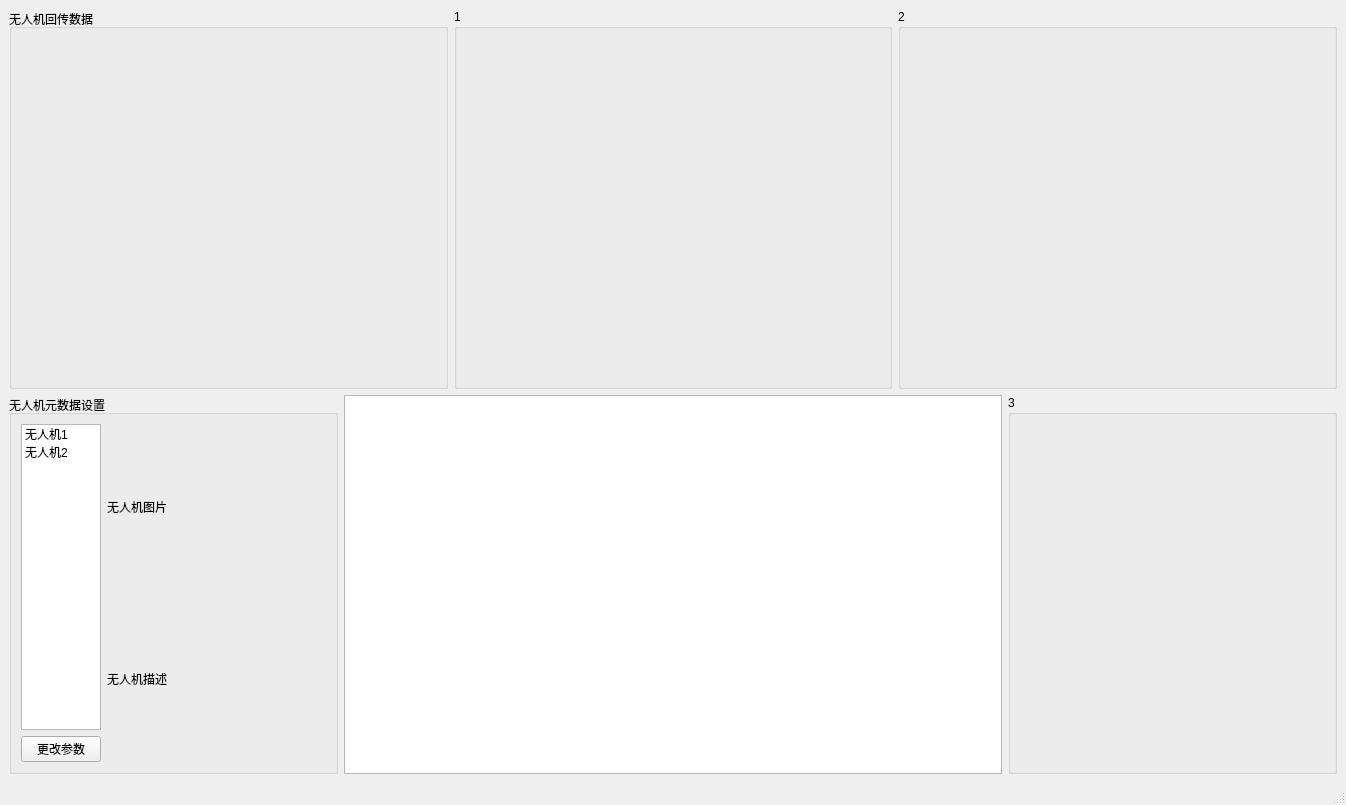
<?xml version="1.0" encoding="UTF-8"?>
<ui version="4.0">
 <class>MainWindow</class>
 <widget class="QMainWindow" name="MainWindow">
  <property name="geometry">
   <rect>
    <x>0</x>
    <y>0</y>
    <width>1346</width>
    <height>805</height>
   </rect>
  </property>
  <property name="windowTitle">
   <string>MainWindow</string>
  </property>
  <widget class="QWidget" name="centralwidget">
   <layout class="QVBoxLayout" name="verticalLayout" stretch="1,1">
    <item>
     <layout class="QHBoxLayout" name="horizontalLayout_2">
      <item>
       <widget class="QGroupBox" name="groupBox_2">
        <property name="title">
         <string>无人机回传数据</string>
        </property>
       </widget>
      </item>
      <item>
       <widget class="QGroupBox" name="groupBox_3">
        <property name="title">
         <string>1</string>
        </property>
       </widget>
      </item>
      <item>
       <widget class="QGroupBox" name="groupBox_4">
        <property name="title">
         <string>2</string>
        </property>
       </widget>
      </item>
     </layout>
    </item>
    <item>
     <layout class="QHBoxLayout" name="horizontalLayout_3" stretch="1,2,1">
      <item>
       <widget class="QGroupBox" name="groupBox">
        <property name="title">
         <string>无人机元数据设置</string>
        </property>
        <layout class="QHBoxLayout" name="horizontalLayout" stretch="1,3">
         <item>
          <layout class="QVBoxLayout" name="verticalLayout_2">
           <item>
            <widget class="QListWidget" name="listWidget">
             <item>
              <property name="text">
               <string>无人机1</string>
              </property>
             </item>
             <item>
              <property name="text">
               <string>无人机2</string>
              </property>
             </item>
            </widget>
           </item>
           <item>
            <widget class="QPushButton" name="pushButton">
             <property name="text">
              <string>更改参数</string>
             </property>
            </widget>
           </item>
          </layout>
         </item>
         <item>
          <layout class="QVBoxLayout" name="verticalLayout_3">
           <item>
            <widget class="QLabel" name="label">
             <property name="text">
              <string>无人机图片</string>
             </property>
            </widget>
           </item>
           <item>
            <widget class="QLabel" name="label_2">
             <property name="text">
              <string>无人机描述</string>
             </property>
            </widget>
           </item>
          </layout>
         </item>
        </layout>
       </widget>
      </item>
      <item>
       <widget class="rOg_image" name="gisView"/>
      </item>
      <item>
       <widget class="QGroupBox" name="groupBox_5">
        <property name="title">
         <string>3</string>
        </property>
       </widget>
      </item>
     </layout>
    </item>
   </layout>
  </widget>
  <widget class="QMenuBar" name="menubar">
   <property name="geometry">
    <rect>
     <x>0</x>
     <y>0</y>
     <width>1346</width>
     <height>23</height>
    </rect>
   </property>
  </widget>
  <widget class="QStatusBar" name="statusbar"/>
 </widget>
 <customwidgets>
  <customwidget>
   <class>rOg_image</class>
   <extends>QGraphicsView</extends>
   <header>components/rog_image.h</header>
  </customwidget>
 </customwidgets>
 <resources/>
 <connections/>
</ui>
